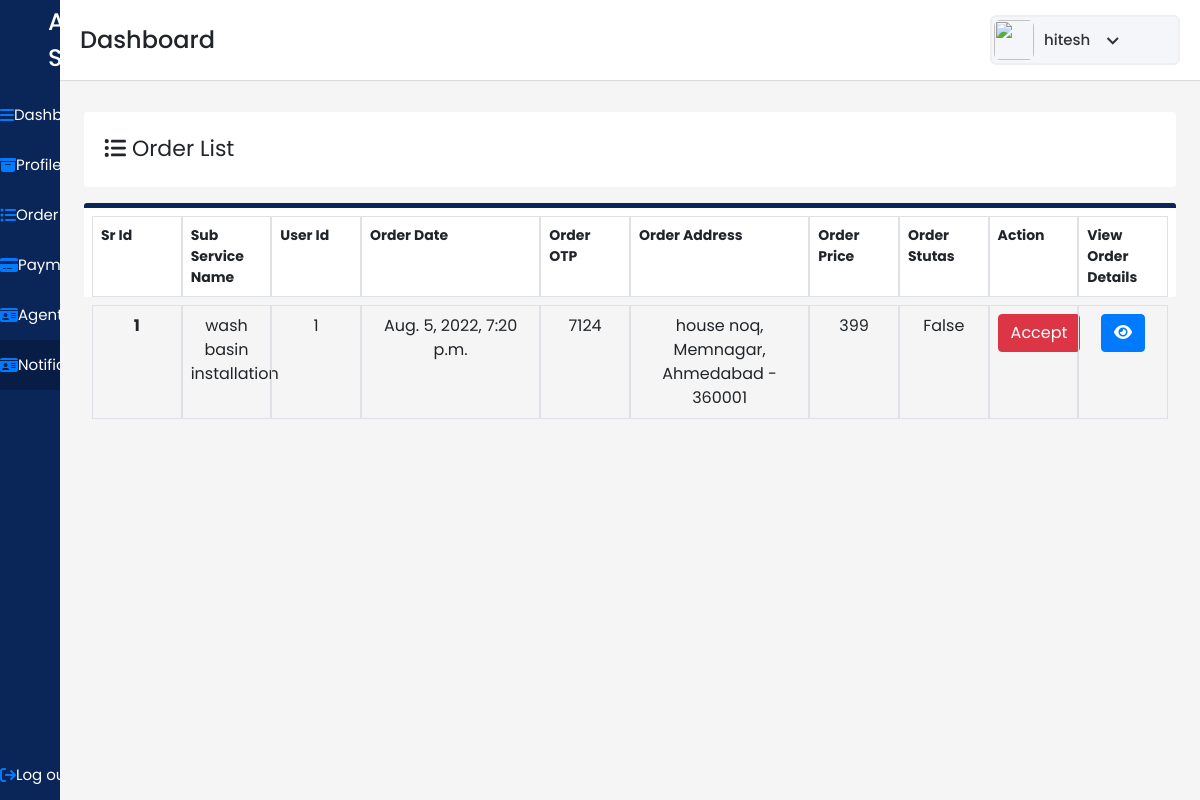
Page /agentnotification/ (signed in) on the committed database.
### user/models.py (models this page shows)
class Orderlist(models.Model):
    orderid=models.IntegerField(primary_key=True)
    serviceid=models.IntegerField(null=True,blank=True)
    subserviceid=models.IntegerField(null=True)
    userid=models.IntegerField(null=True)
    agentid=models.IntegerField(null=True,blank=True)
    servicename=models.CharField(max_length=200,null=True)
    orderdatetime=models.DateTimeField(null=True)
    orderotp=models.IntegerField(null=True)
    orderstutas=models.BooleanField(max_length=5,null=True)
    ordercompletetime=models.DateTimeField(null=True,blank=True)
    orderaddress=models.CharField(max_length=200)
    orderprice=models.IntegerField(null=True)

### user/views.py (the view)
# urls.py: path('agentnotification/',views.agentnotification,name="agentnotification"),
@login_required(login_url="/login/")
def agentnotification(request):
    allOrderlist=Orderlist.objects.filter(orderstutas=False)
    context={'Orderlists':allOrderlist}
    print(allOrderlist)
    return render(request,"agent/agentnotification.html",context)

### user/templates/agent/agentnotification.html (shortened to what this page needs)
{% load static %}
<!DOCTYPE html>
<html lang="en" dir="ltr">
  <head>
    <link rel="stylesheet" href="{% static "./style.css" %}">
   <link href="{% static "https://unpkg.com/boxicons@2.0.7/css/boxicons.min.css" %}" rel='stylesheet'>
    <link rel="stylesheet" href="{% static "path/to/font-awesome/css/font-awesome.min.css"  %}">
    <link href="{% static "https://cdn.jsdelivr.net/npm/bootstrap@5.1.3/dist/css/bootstrap.min.css"  %}" rel="stylesheet">
    <link href="{% static "https://cdn.jsdelivr.net/npm/bootstrap@5.1.3/dist/css/bootstrap.min.css" %}" rel="stylesheet">
    <link rel="stylesheet" href="{% static "./css/bootstrap.min.css" %}">
    <link href="{% static "https://stackpath.bootstrapcdn.com/bootstrap/4.4.1/css/bootstrap.min.css" %}" rel="stylesheet"/>
  </head>
<body>
  <div class="sidebar">
    <div class="logo-details pl-5">
      <span class="logo_name">All in Services</span>
    </div>
      <ul class="nav-links">
        <li>
          <a href={% url 'agentindex' %} >
            <i class="fa fa-bars" aria-hidden="true"></i>
            <span class="links_name">Dashboard</span>
          </a>
        </li>
        <li>
          <a href={% url 'agentprofile' %}>
            <i class="fa fa-archive" aria-hidden="true"></i>
            <span class="links_name">Profile</span>
        </li>
        <li>
          <a href={% url 'agentorderlist' %} >
            <i class="fa fa-list-ul" aria-hidden="true"></i>
            <span class="links_name">Order list</span>
          </a>
        </li>
        <li>
          <a href={% url 'agentpayment' %} >
            <i class="fa fa-credit-card-alt" aria-hidden="true"></i>
            <span class="links_name">Payment</span>
          </a>
        </li>
        <li>
          <a href={% url 'agentkycdetail' %} >
            <i class="fa fa-id-card" aria-hidden="true"></i>
            <span class="links_name">Agent KYC</span>
          </a>
        </li>
        <li>
          <a href={% url 'agentnotification' %} class="active">
            <i class="fa fa-id-card" aria-hidden="true"></i>
            <span class="links_name">Notification</span>
          </a>
        </li>
        <li class="log_out">
          {% if request.user.is_authenticated %}
          <a href="{% url 'logout' %}" >
            <i class="fa fa-sign-out" aria-hidden="true"></i>
            <span class="links_name">Log out</span>
          </a>
          {% endif %}
        </li>
      </ul>
    </div>
  <section class="home-section agent-home">
    <nav>
      <div class="sidebar-button">
        <span class="dashboard">Dashboard</span>
      </div>
      <div class="profile-details">
        <img src={% static "./images/All_in_one2.png" %} alt="">
        <span class="admin_name">{{user.username}}</span>
        <i class='bx bx-chevron-down' ></i>
      </div>
    </nav>
    <section id="users" class="p-4" >
      <div class="users mt-5">
        <div class=" user-title">
          <i class="fa fa-list-ul" aria-hidden="true"></i>
            Order List
        </div>
      </div>
      <div class="user-list mt-3">
        <div class="row m-2">
          <div class="col-md-1 border p-2">
            <b>Sr Id</b>
          </div>
          <div class="col-md-1 border p-2 ">
            <b>Sub Service Name</b>
          </div>
          <div class="col-md-1 border p-2 ">
            <b>User Id</b>
          </div>
          <div class="col-md-2 border p-2 ">
            <b>Order Date</b>
          </div>
          <div class="col-md-1 border p-2 ">
            <b>Order OTP</b>
          </div>
          <div class="col-md-2 border p-2 ">
            <b>Order Address</b>
          </div>
          <div class="col-md-1 border p-2 ">
            <b>Order Price</b>
          </div>
          <div class="col-md-1 border p-2 ">
            <b>Order Stutas</b>
          </div>
          <div class="col-md-1 border p-2 ">
            <b>Action</b>
          </div>
          <div class="col-md-1 border p-2 ">
            <b>View Order Details</b>
          </div>
        </div>
         </div>
        <div class="row ml-2 mb-2 mr-2">
          {% for orderlist in Orderlists %}
          <div class="col-md-1 border p-2  text-center ">
            <b>{{forloop.counter}}</b>
          </div>
        <div class="col-md-1 border p-2 text-center">
            {{orderlist.servicename}}
          </div>
       <div class="col-md-1 border p-2 text-center">
            {{orderlist.userid}}
          </div>
          <div class="col-md-2 border p-2  text-center">
            {{orderlist.orderdatetime}}
          </div>
          <div class="col-md-1 border p-2  text-center">
            {{orderlist.orderotp}}
          </div>
          <div class="col-md-2 border p-2  text-center">
            {{orderlist.orderaddress}}
          </div>
          <div class="col-md-1 border p-2  text-center">
            {{orderlist.orderprice}}
          </div>
          <div class="col-md-1 border p-2  text-center">
            {{orderlist.orderstutas}}
          </div>
          <div class="col-md-1 border p-2  text-center">
              <a href="{% url 'orderaccept' orderlist.orderid  %}" class="btn btn-danger" value="Accept">Accept
            </a>
          </div>
          <div class="col-md-1 border p-2  text-center">
            <a href="{% url 'viewnotificationdetails' orderlist.orderid %}" class="btn btn-primary"><i class="fa fa-eye text-white" aria-hidden="true"></i></a>
          </div>
          {% endfor %}
        </div>
  </section>
  </section>
</body>
</html>

### adminpan/static/style.css (style rules this page uses)
* { margin: 0; padding: 0; box-sizing: border-box; font-family: 'Poppins', sans-serif; }
#users .user-list { font-size: 14px !important; }
.sidebar { position: fixed; height: 100%; width: 240px; background: #0A2558; transition: all 0.5s ease; }
.sidebar .logo-details { height: 80px; display: flex; align-items: center; }
.sidebar .logo-details .logo_name { color: #fff; font-size: 24px; font-weight: 500; }
.sidebar .nav-links { margin-top: 10px; }
.sidebar .nav-links li { position: relative; list-style: none; height: 50px; }
.sidebar .nav-links li a { height: 100%; width: 100%; display: flex; align-items: center; text-decoration: none; transition: all 0.4s ease; }
.sidebar .nav-links li a.active { background: #081D45; }
.sidebar .nav-links li a .links_name { color: #fff; font-size: 15px; font-weight: 400; white-space: nowrap; }
.sidebar .nav-links .log_out { position: absolute; bottom: 0; width: 100%; }
.home-section { position: relative; background: #f5f5f5; min-height: 100vh; width: calc(100% - 240px); left: 240px; transition: all 0.5s ease; }
.home-section nav { display: flex; justify-content: space-between; height: 80px; background: #fff; display: flex; align-items: center; position: fixed; width: calc(100% - 240px); left: 240px; z-index: 100; padding: 0 20px; box-shadow: 0 1px 1px rgba(0, 0, 0, 0.1); transition: all 0.5s ease; }
.home-section nav .sidebar-button { display: flex; align-items: center; font-size: 24px; font-weight: 500; }
.home-section nav .profile-details { display: flex; align-items: center; background: #F5F6FA; border: 2px solid #EFEEF1; border-radius: 6px; height: 50px; min-width: 190px; padding: 0 15px 0 2px; }
nav .profile-details img { height: 40px; width: 40px; border-radius: 6px; object-fit: cover; }
nav .profile-details .admin_name { font-size: 15px; font-weight: 500; color: #333; margin: 0 10px; white-space: nowrap; }
nav .profile-details i { font-size: 25px; color: #333; }
#users { margin-top: 40px; position: absolute; background: #f5f5f5; width: 100%; }
#users .user-title { background-color: white; border-radius: 3px; height: 75px; padding: 20px; font-size: 22px; }
#users .user-list { background-color: white; border-radius: 3px; border-top: 5px solid #0a2558; }
@media (max-width: 1240px) { .sidebar { width: 60px; } }
@media (max-width: 1240px) { .home-section { width: calc(100% - 60px); left: 60px; } }
@media (max-width: 1240px) { .home-section nav { width: calc(100% - 60px); left: 60px; } }

### rows in the picture
Orderlist: servicename "wash basin installation", userid "1", orderdatetime "Aug. 5, 2022, 7:20 p.m.", orderotp "7124", orderaddress "house noq, Memnagar, Ahmedabad - 360001", orderprice "399", orderstutas "False"

### other values in the picture
{{ user.username }} "hitesh"
